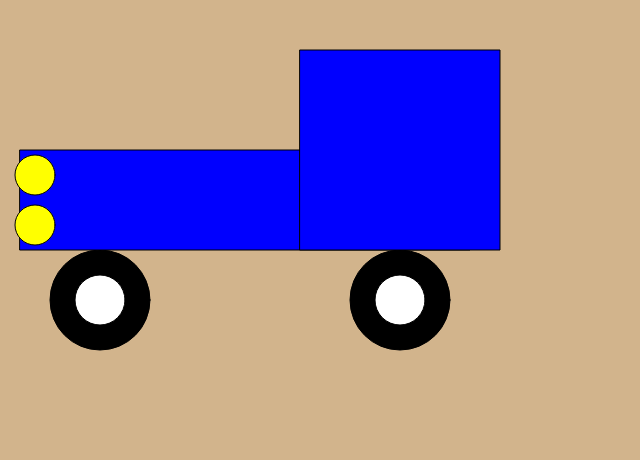
Frame 1 (no input)
Frame 60 (no input): identical to frame 1, image omitted
Frame 120 (the mouse pressed at the canvas centre since frame 60): identical to frame 1, image omitted

The p5.js sketch that drew this single still picture (run headless with seeded random() and noise() and a simulated clock; from frame 60 on, the mouse is pressed at the canvas centre):

// p5.js sketch
// ── sketch.js
function setup() {
	createCanvas(640, 460);
}
function draw() {
	background("tan");
	fill("white");
    
    //two wheels
	fill("black");
    ellipse(100, 300, 100, 100);
    ellipse(400, 300, 100, 100);
    
    //two square
    fill("blue");
    // front
    rect(20, 150, 450, 100);
    // back
    rect(300, 50, 200, 200);
    
    //rims
    fill("white");
    ellipse(100, 300, 50, 50);
    ellipse(400, 300, 50, 50);
    
    //lights
    fill("yellow");
    ellipse(35, 175, 40, 40);
    ellipse(35, 225, 40, 40);
    
    
   
}
